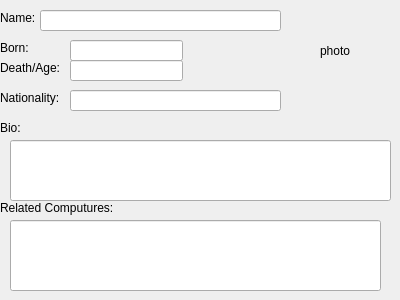
<?xml version="1.0" encoding="UTF-8"?>
<ui version="4.0">
 <class>personInfo</class>
 <widget class="QDialog" name="personInfo">
  <property name="geometry">
   <rect>
    <x>0</x>
    <y>0</y>
    <width>400</width>
    <height>300</height>
   </rect>
  </property>
  <property name="windowTitle">
   <string>Dialog</string>
  </property>
  <widget class="QLabel" name="label_name_pi">
   <property name="geometry">
    <rect>
     <x>0</x>
     <y>10</y>
     <width>59</width>
     <height>16</height>
    </rect>
   </property>
   <property name="text">
    <string>Name: </string>
   </property>
  </widget>
  <widget class="QLabel" name="label_born_pi">
   <property name="geometry">
    <rect>
     <x>0</x>
     <y>40</y>
     <width>59</width>
     <height>16</height>
    </rect>
   </property>
   <property name="text">
    <string>Born: </string>
   </property>
  </widget>
  <widget class="QLabel" name="label_deathage_pi">
   <property name="geometry">
    <rect>
     <x>0</x>
     <y>60</y>
     <width>81</width>
     <height>16</height>
    </rect>
   </property>
   <property name="text">
    <string>Death/Age: </string>
   </property>
  </widget>
  <widget class="QLabel" name="label_nation_pi">
   <property name="geometry">
    <rect>
     <x>0</x>
     <y>90</y>
     <width>81</width>
     <height>16</height>
    </rect>
   </property>
   <property name="text">
    <string>Nationality:</string>
   </property>
  </widget>
  <widget class="QLabel" name="label_bio_pi">
   <property name="geometry">
    <rect>
     <x>0</x>
     <y>120</y>
     <width>59</width>
     <height>16</height>
    </rect>
   </property>
   <property name="text">
    <string>Bio: </string>
   </property>
  </widget>
  <widget class="QLabel" name="label_relatedcomp_pi">
   <property name="geometry">
    <rect>
     <x>0</x>
     <y>200</y>
     <width>131</width>
     <height>16</height>
    </rect>
   </property>
   <property name="text">
    <string>Related Computures:</string>
   </property>
  </widget>
  <widget class="QLabel" name="label_pic_pi">
   <property name="geometry">
    <rect>
     <x>320</x>
     <y>0</y>
     <width>81</width>
     <height>101</height>
    </rect>
   </property>
   <property name="text">
    <string>photo</string>
   </property>
  </widget>
  <widget class="QLineEdit" name="le_name_pi">
   <property name="geometry">
    <rect>
     <x>40</x>
     <y>10</y>
     <width>241</width>
     <height>21</height>
    </rect>
   </property>
  </widget>
  <widget class="QLineEdit" name="le_born_pi">
   <property name="geometry">
    <rect>
     <x>70</x>
     <y>40</y>
     <width>113</width>
     <height>21</height>
    </rect>
   </property>
  </widget>
  <widget class="QLineEdit" name="le_deathage_pi">
   <property name="geometry">
    <rect>
     <x>70</x>
     <y>60</y>
     <width>113</width>
     <height>21</height>
    </rect>
   </property>
  </widget>
  <widget class="QLineEdit" name="le_nation_pi">
   <property name="geometry">
    <rect>
     <x>70</x>
     <y>90</y>
     <width>211</width>
     <height>21</height>
    </rect>
   </property>
  </widget>
  <widget class="QLineEdit" name="le_bio_pi">
   <property name="geometry">
    <rect>
     <x>10</x>
     <y>140</y>
     <width>381</width>
     <height>61</height>
    </rect>
   </property>
  </widget>
  <widget class="QLineEdit" name="le_relatedcomp_pi">
   <property name="geometry">
    <rect>
     <x>10</x>
     <y>220</y>
     <width>371</width>
     <height>71</height>
    </rect>
   </property>
  </widget>
 </widget>
 <resources/>
 <connections/>
</ui>
